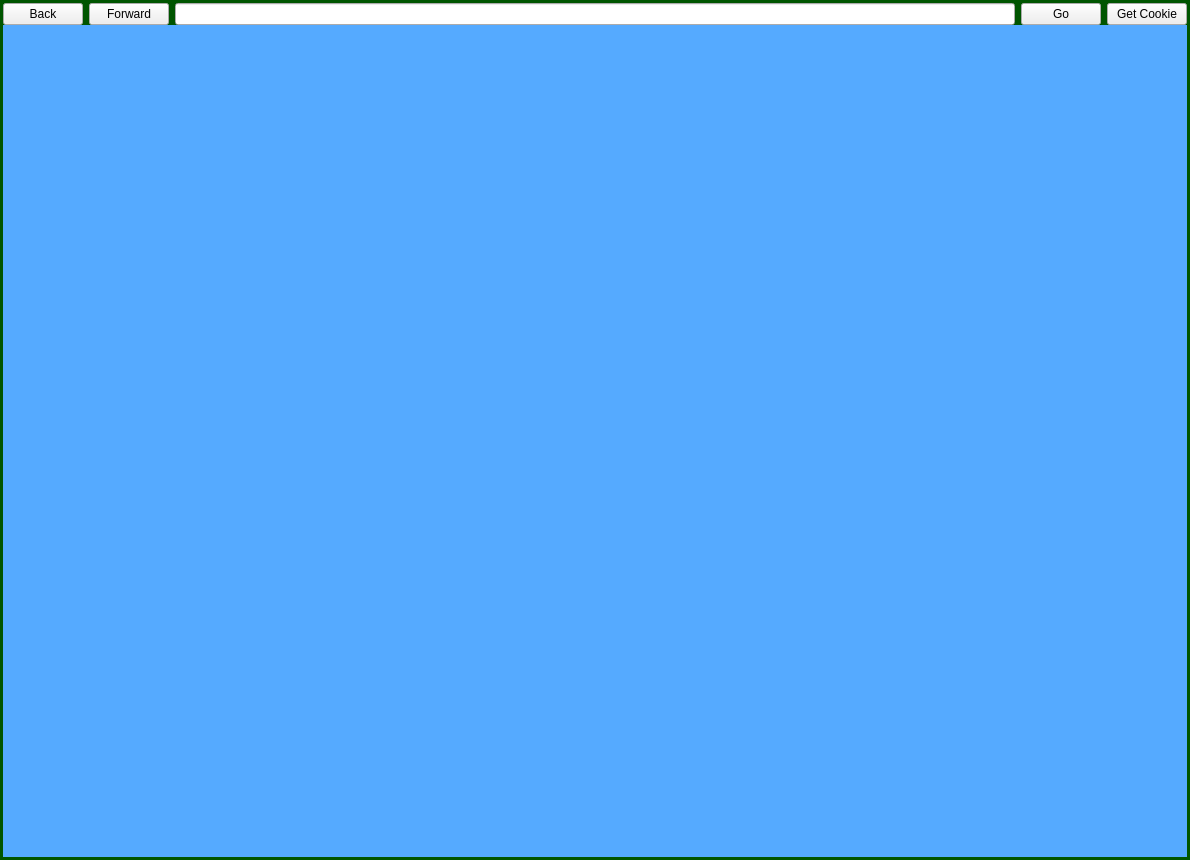
<?xml version="1.0" encoding="UTF-8"?>
<ui version="4.0">
 <class>QCefView</class>
 <widget class="QMainWindow" name="QCefView">
  <property name="geometry">
   <rect>
    <x>0</x>
    <y>0</y>
    <width>1190</width>
    <height>860</height>
   </rect>
  </property>
  <property name="windowTitle">
   <string>SimpleBrowser</string>
  </property>
  <widget class="QWidget" name="centralWidget">
   <property name="sizePolicy">
    <sizepolicy hsizetype="Preferred" vsizetype="Preferred">
     <horstretch>0</horstretch>
     <verstretch>0</verstretch>
    </sizepolicy>
   </property>
   <property name="styleSheet">
    <string notr="true">#centralWidget {
background-color: rgb(0, 85, 0);
}</string>
   </property>
   <layout class="QVBoxLayout" name="verticalLayout_2">
    <property name="spacing">
     <number>3</number>
    </property>
    <property name="leftMargin">
     <number>3</number>
    </property>
    <property name="topMargin">
     <number>3</number>
    </property>
    <property name="rightMargin">
     <number>3</number>
    </property>
    <property name="bottomMargin">
     <number>3</number>
    </property>
    <item>
     <layout class="QVBoxLayout" name="verticalLayout" stretch="1,0">
      <property name="spacing">
       <number>0</number>
      </property>
      <item>
       <layout class="QHBoxLayout" name="horizontalLayout">
        <item>
         <widget class="QPushButton" name="backButton">
          <property name="text">
           <string>Back</string>
          </property>
         </widget>
        </item>
        <item>
         <widget class="QPushButton" name="goForwardButton">
          <property name="text">
           <string>Forward</string>
          </property>
         </widget>
        </item>
        <item>
         <widget class="QLineEdit" name="lineEdit"/>
        </item>
        <item>
         <widget class="QPushButton" name="goButton">
          <property name="text">
           <string>Go</string>
          </property>
         </widget>
        </item>
        <item>
         <widget class="QPushButton" name="cookieButton">
          <property name="text">
           <string>Get Cookie</string>
          </property>
         </widget>
        </item>
       </layout>
      </item>
      <item>
       <widget class="QWidget" name="cefContainer" native="true">
        <property name="sizePolicy">
         <sizepolicy hsizetype="Preferred" vsizetype="Preferred">
          <horstretch>0</horstretch>
          <verstretch>0</verstretch>
         </sizepolicy>
        </property>
        <property name="minimumSize">
         <size>
          <width>0</width>
          <height>800</height>
         </size>
        </property>
        <property name="styleSheet">
         <string notr="true">#cefContainer {
background-color: rgb(85, 170, 255);
}</string>
        </property>
       </widget>
      </item>
     </layout>
    </item>
   </layout>
  </widget>
 </widget>
 <layoutdefault spacing="6" margin="11"/>
 <resources>
  <include location="simplebrowser.qrc"/>
 </resources>
 <connections/>
</ui>
